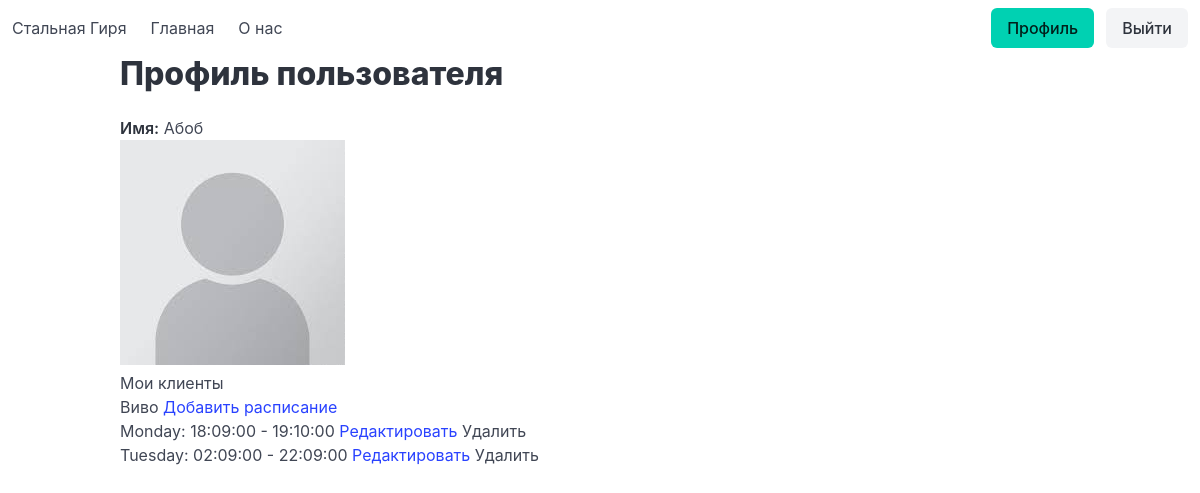
Page /profile (signed in) on the committed database.
### app/models.py (models this page shows, shortened)
class User(db.Model, UserMixin):
    id = db.Column(db.Integer, primary_key=True)
    username = db.Column(db.String(80), unique=True, nullable=False)
    password = db.Column(db.String(255), nullable=False)
    profile_pic = db.Column(db.String(255), nullable=True)
    is_trainer = db.Column(db.Boolean, default=False)
    is_admin = db.Column(db.Boolean, default=False)
    trainees = db.relationship(
        'User', secondary=trainer_assignment,
        primaryjoin=(trainer_assignment.c.trainer_id == id),
        secondaryjoin=(trainer_assignment.c.trainee_id == id),
        backref=db.backref('trainers', lazy='dynamic'),
        lazy='dynamic'
    )

class Schedule(db.Model):
    id = db.Column(db.Integer, primary_key=True)
    trainee_id = db.Column(db.Integer, db.ForeignKey('user.id'), nullable=False)
    trainer_id = db.Column(db.Integer, db.ForeignKey('user.id'), nullable=False)
    day_of_week = db.Column(db.String(10), nullable=False)  # e.g., 'Monday'
    start_time = db.Column(db.Time, nullable=False)
    end_time = db.Column(db.Time, nullable=False)
    trainee = db.relationship('User', foreign_keys=[trainee_id], backref='schedules')
    trainer = db.relationship('User', foreign_keys=[trainer_id])

### app/profile.py (the view)
@profile.route('/profile')
@login_required
def user_profile():
    user = User.query.filter_by(id=current_user.id).first()
    if user is None:
        flash('Пользователь не найден', 'danger')
        return redirect(url_for('main.index'))
    user_ico = user.profile_pic if user.profile_pic else 'profile_img_placeholder.jpg'
    if current_user.is_trainer:
        trainees = current_user.trainees.all()
        return render_template('profile.html', user_ico=user_ico, trainees=trainees)
    else:
        schedules = Schedule.query.filter_by(trainee_id=current_user.id).all()
        return render_template('profile.html', user_ico=user_ico, schedules=schedules)

### app/__init__.py (called while the page is built)
@login_manager.user_loader
def load_user(user_id):
    return User.query.get(int(user_id))

### app/template/profile.html (shortened to what this page needs)
{% extends 'base.html' %}
{% block body %}
<div class="container">
    <h1 class="title">Профиль пользователя</h1>
    <p><strong>Имя:</strong> {{ current_user.username }}</p>
    <img src="{{ url_for('static', filename='images/' + user_ico) }}" alt="Изображение профиля">
</div>
{% if current_user.is_trainer %}
    <div class="container">
        <h2>Мои клиенты</h2>
        <ul>
            {% for trainee in trainees %}
                <li>
                    {{ trainee.username }}
                    <a href="{{ url_for('profile.add_schedule', trainee_id=trainee.id) }}">Добавить расписание</a>
                    <ul>
                        {% for schedule in trainee.schedules %}
                            <li>{{ schedule.day_of_week }}: {{ schedule.start_time }} - {{ schedule.end_time }}
                                <a href="{{ url_for('profile.edit_schedule', schedule_id=schedule.id) }}">Редактировать</a>
                                <form method="POST" action="{{ url_for('profile.delete_schedule', schedule_id=schedule.id) }}" style="display:inline;">
                                    <button type="submit" onclick="return confirm('Удалить расписание?')">Удалить</button>
                                </form>
                            </li>
                        {% endfor %}
                    </ul>
                </li>
            {% endfor %}
        </ul>
    </div>
{% endif %}
{%endblock %}

### app/template/base.html (style rules this page uses)
a { user-select: none; }

### rows in the picture
User: username "Абоб"
User: username "Виво"
Schedule: day_of_week "Monday", start_time "18:09:00", end_time "19:10:00"
Schedule: day_of_week "Tuesday", start_time "02:09:00", end_time "22:09:00"
